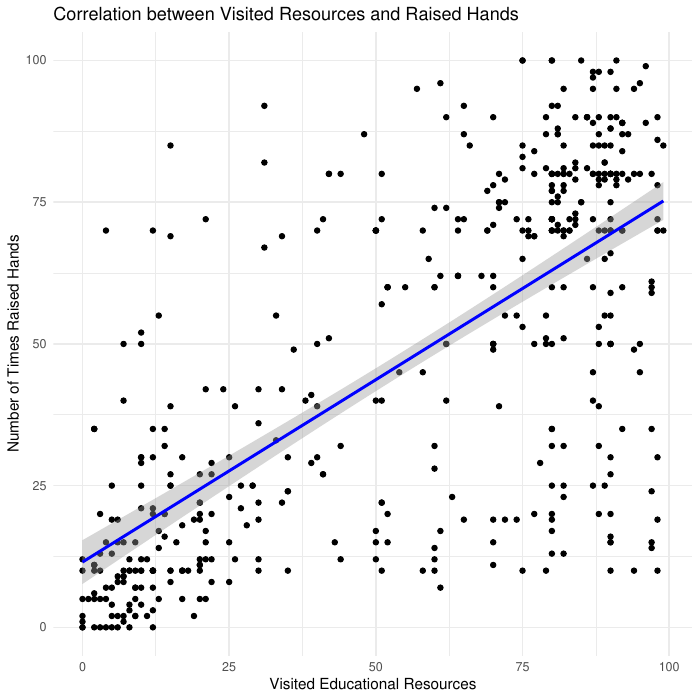

R code for this plot:
# Load required libraries
library(ggplot2)  # Part of the tidyverse, used for creating plots
# Load dataset from current working directory
data <- read.csv("xAPI-Edu-Data.csv")
# Set the output to visualization.pdf
pdf("visualization.pdf")
# Compute and print the correlation coefficient
correlation_coefficient <- cor(data$VisITedResources, data$raisedhands, use = "complete.obs")
cat("Correlation Coefficient between Visited Resources and Raised Hands:", correlation_coefficient, "\n")
# Scatterplot of 'raisedhands' vs 'VisITedResources'
scatter_plot <- ggplot(data, aes(x = VisITedResources, y = raisedhands)) +
  geom_point() +
  geom_smooth(method = "lm", color = "blue") +  # Adds a linear regression line
  labs(title = "Correlation between Visited Resources and Raised Hands",
       x = "Visited Educational Resources",
       y = "Number of Times Raised Hands") +
  theme_minimal()
# Print scatterplot to the PDF
print(scatter_plot)
# Histogram for 'VisITedResources'
histogram_resources <- ggplot(data, aes(x = VisITedResources)) +
  geom_histogram(aes(y = after_stat(density)), binwidth = 1, colour = "black", fill = "white") +
  geom_density(alpha = .2, fill = "#FF6666") +
  labs(title = "Distribution of Visited Educational Resources",
       x = "Visited Educational Resources",
       y = "Density") +
  theme_minimal()
# Print histogram for 'VisITedResources' to the PDF
print(histogram_resources)
# Histogram for 'raisedhands'
histogram_hands <- ggplot(data, aes(x = raisedhands)) +
  geom_histogram(aes(y = after_stat(density)), binwidth = 1, colour = "black", fill = "white") +
  geom_density(alpha = .2, fill = "#FF6666") +
  labs(title = "Distribution of Raised Hands in Class",
       x = "Number of Times Raised Hands",
       y = "Density") +
  theme_minimal()
# Print histogram for 'raisedhands' to the PDF
print(histogram_hands)
# Close the PDF device
dev.off()
# End of the script